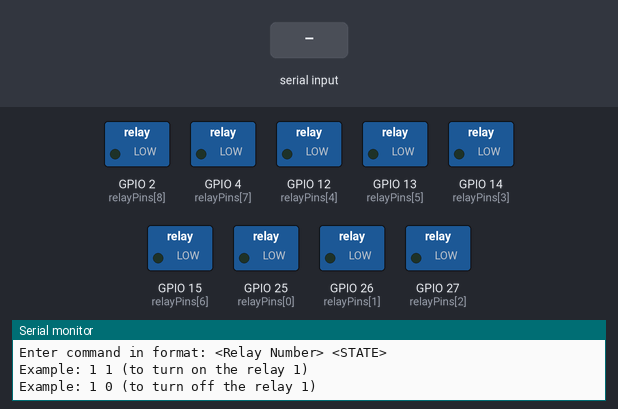
Simulated run of this sketch. Board: ESP32. Parts: switched loads named in the sketch (green lamp = pin HIGH), the last lines printed to the serial monitor. Inputs (shaded band) come from the test bench.

Above: at 1.2 s.
1.3 s: "5\n" received over Serial
At 2.1 s:
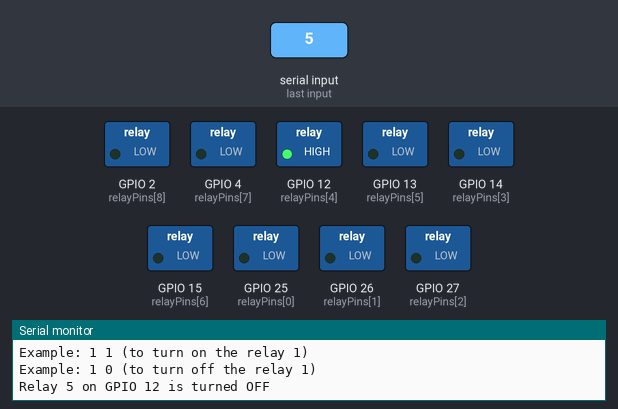
2.8 s: "1 90\n" received over Serial
At 3.2 s:
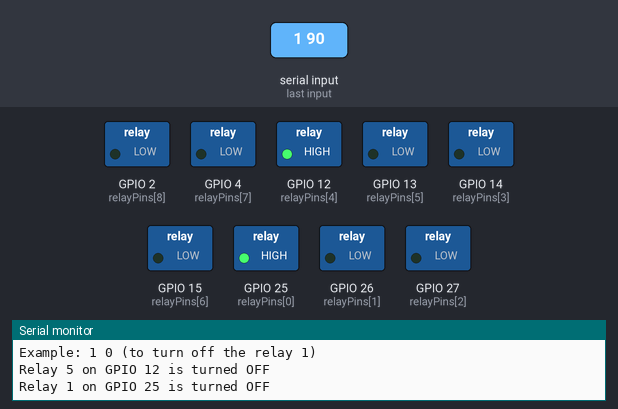
Timing chart, 0 to 5.8 s (numbered marks = the images above; inputs shaded):
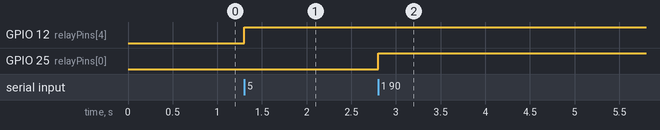

Measured:
- after the input at 1.3 s, GPIO 12 (relayPins[4]): LOW → HIGH at once
- after the input at 2.8 s, GPIO 25 (relayPins[0]): LOW → HIGH at once

The sketch:

relay.ino
```cpp
#include <Arduino.h>

// Define the GPIO pins for the relays
const int relayPins[] = {25, 26, 27, 14, 12, 13, 15, 4, 2};

// Number of relays
const int numRelays = sizeof(relayPins) / sizeof(relayPins[0]);

// Function to initialize relay pins
void initializeRelays() {
    for (int i = 0; i < numRelays; i++) {
        pinMode(relayPins[i], OUTPUT);
        digitalWrite(relayPins[i], LOW); // Ensure all relays are off initially
    }
}

// Function to control the relay
void controlRelay(int relayNumber, int state) {
    if (relayNumber >= 1 && relayNumber <= numRelays) {
        int gpio = relayPins[relayNumber - 1];
        digitalWrite(gpio, state);
        Serial.print("Relay ");
        Serial.print(relayNumber);
        Serial.print(" on GPIO ");
        Serial.print(gpio);
        Serial.print(" is turned ");
        Serial.println(state == HIGH ? "ON" : "OFF");
    } else {
        Serial.print("Invalid relay number: ");
        Serial.println(relayNumber);
    }
}

void setup() {
    // Initialize serial communication
    Serial.begin(115200);

    // Initialize relay pins
    initializeRelays();

    Serial.println("Enter command in format: <Relay Number> <STATE>");
    Serial.println("Example: 1 1 (to turn on the relay 1)");
    Serial.println("Example: 1 0 (to turn off the relay 1)");
}

void loop() {
    // Check if data is available to read
    if (Serial.available() > 0) {
        // Read the input
        String input = Serial.readStringUntil('\n');

        // Parse the input
        int relayNumber = input.substring(0, input.indexOf(' ')).toInt();
        int state = input.substring(input.indexOf(' ') + 1).toInt();

        // Control the relay based on the input
        controlRelay(relayNumber, state);
    }
}
```
